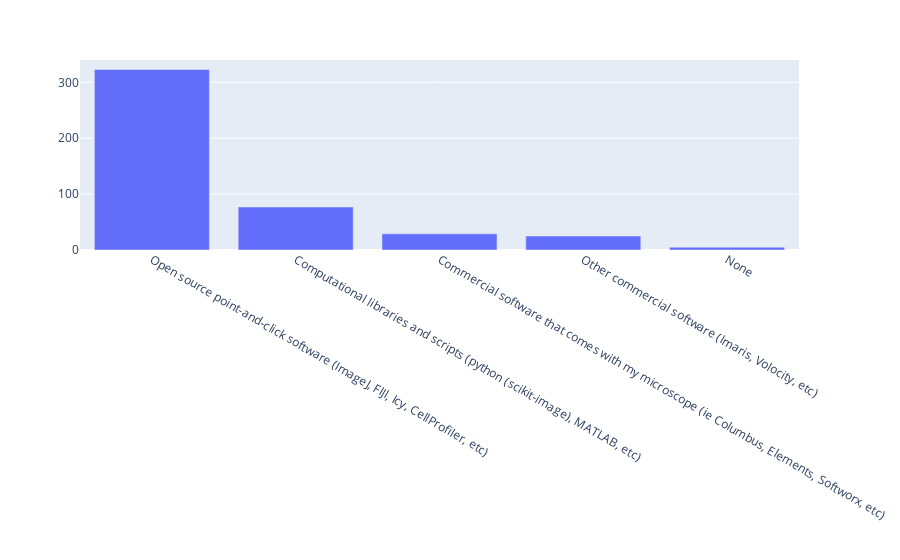

Notebook code cell kept with this figure:
### Code cell
px.bar(counts_tools, y=counts_tools['Most used image analysis tools_physical sciences'], x = ['Open source point-and-click software (ImageJ, FIJI, Icy, CellProfiler, etc)','Computational libraries and scripts (python (scikit-image), MATLAB, etc)','Commercial software that comes with my microscope (ie Columbus, Elements, Softworx, etc)', 'Other commercial software (Imaris, Volocity, etc)', 'None'], labels= {'Most used image analysis tools_physical sciences':'','Open source point-and-click software (ImageJ, FIJI, Icy, CellProfiler, etc)':'Open source point-and-click software <br> (ImageJ, FIJI, Icy, CellProfiler, etc)', 'Computational libraries and scripts(python (scikit-image), MATLAB, etc)':'Computational libraries and scripts <br> (python (scikit-image), MATLAB, etc)', 'Commerical software that comes with my microscope (ie Columbus, Elements, Softworx, etc)':'Commerical software that comes with my microscope <br> (ie Columbus, Elements, Softworx, etc)', 'Other commercial software (Imaris, Volocity, etc)':'Other commercial software <br> (Imaris, Volocity, etc)', 'x':'' })

### Figure 1 — Plotly figure (JSON) as saved in the notebook; plotly's stock layout.template omitted (floating-point values rounded to 4 significant figures)
{"data": [{"alignmentgroup": "True", "hovertemplate": "=%{y}<extra></extra>", "legendgroup": "", "marker": {"color": "#636efa", "pattern": {"shape": ""}}, "name": "", "offsetgroup": "", "orientation": "v", "showlegend": false, "textposition": "auto", "type": "bar", "x": ["Open source point-and-click software (ImageJ, FIJI, Icy, CellProfiler, etc)", "Computational libraries and scripts (python (scikit-image), MATLAB, etc)", "Commercial software that comes with my microscope (ie Columbus, Elements, Softworx, etc)", "Other commercial software (Imaris, Volocity, etc)", "None"], "xaxis": "x", "y": [323, 77, 29, 25, 5], "yaxis": "y"}], "layout": {"barmode": "relative", "legend": {"tracegroupgap": 0}, "margin": {"t": 60}, "xaxis": {"anchor": "y", "domain": [0, 1], "title": {"text": ""}}, "yaxis": {"anchor": "x", "domain": [0, 1], "title": {"text": ""}}}}
